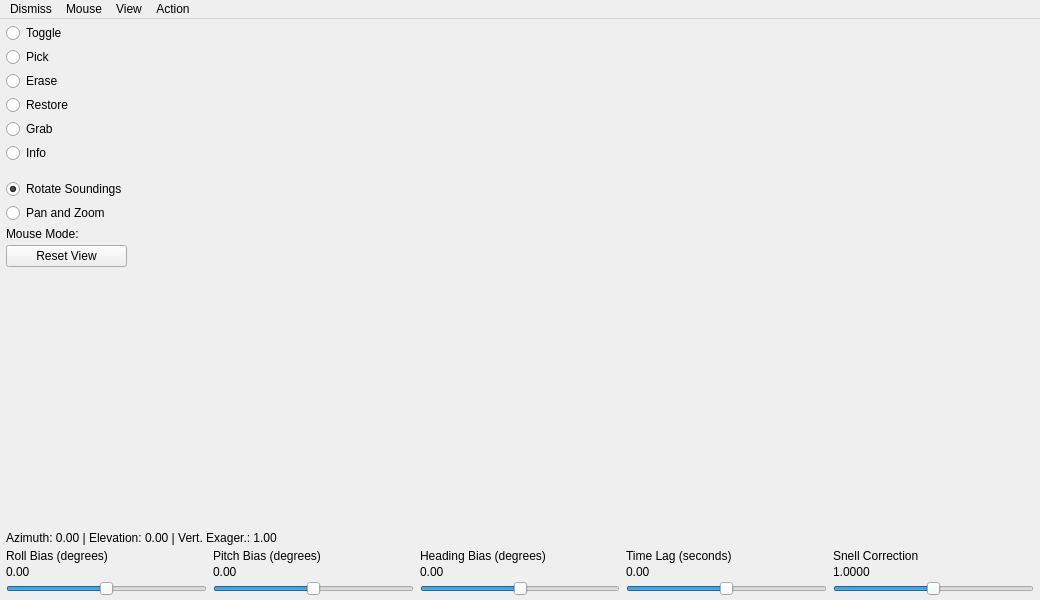
<?xml version="1.0" encoding="UTF-8"?>
<!--
  mb3dsoundings.ui - mbeditviz's 3-D sounding editor (MB-System's libmbview mb3dsoundings, the
  Mb3dsdg widget). Loaded at RUNTIME by deps/src/mbeditviz/mb3dsoundings_window.cpp (QUiLoader);
  every objectName is looked up by name there. Each bias slider has its <name>Value label.
-->
<ui version="4.0">
 <class>Mb3dSoundingsWindow</class>
 <widget class="QMainWindow" name="Mb3dSoundingsWindow">
  <property name="geometry">
   <rect><x>0</x><y>0</y><width>1040</width><height>600</height></rect>
  </property>
  <property name="windowTitle">
   <string>3D Soundings</string>
  </property>
  <widget class="QWidget" name="centralwidget">
   <layout class="QVBoxLayout" name="mainLayout">
    <property name="spacing"><number>4</number></property>
    <property name="leftMargin"><number>6</number></property>
    <property name="topMargin"><number>4</number></property>
    <property name="rightMargin"><number>6</number></property>
    <property name="bottomMargin"><number>4</number></property>
    <item>
     <layout class="QHBoxLayout" name="bodyRow">
      <item>
       <layout class="QVBoxLayout" name="controlColumn">
        <item>
         <widget class="QRadioButton" name="modeToggle">
          <property name="toolTip"><string>Left click toggles the sounding nearest the pointer (key Q)</string></property>
          <property name="text"><string>Toggle</string></property>
          <property name="checked"><bool>true</bool></property>
         </widget>
        </item>
        <item>
         <widget class="QRadioButton" name="modePick">
          <property name="toolTip"><string>Left click flags the good sounding nearest the pointer (key W)</string></property>
          <property name="text"><string>Pick</string></property>
         </widget>
        </item>
        <item>
         <widget class="QRadioButton" name="modeErase">
          <property name="toolTip"><string>Left drag flags every good sounding it sweeps over (key E)</string></property>
          <property name="text"><string>Erase</string></property>
         </widget>
        </item>
        <item>
         <widget class="QRadioButton" name="modeRestore">
          <property name="toolTip"><string>Left drag unflags every flagged sounding it sweeps over (key R)</string></property>
          <property name="text"><string>Restore</string></property>
         </widget>
        </item>
        <item>
         <widget class="QRadioButton" name="modeGrab">
          <property name="toolTip"><string>Left drag a rectangle: every good sounding inside it is flagged (key T)</string></property>
          <property name="text"><string>Grab</string></property>
         </widget>
        </item>
        <item>
         <widget class="QRadioButton" name="modeInfo">
          <property name="toolTip"><string>Left click shows the file, ping, beam and values of the nearest sounding (key Y)</string></property>
          <property name="text"><string>Info</string></property>
         </widget>
        </item>
        <item>
         <spacer name="modeSpacer">
          <property name="orientation"><enum>Qt::Vertical</enum></property>
          <property name="sizeType"><enum>QSizePolicy::Fixed</enum></property>
          <property name="sizeHint" stdset="0"><size><width>10</width><height>12</height></size></property>
         </spacer>
        </item>
        <item>
         <widget class="QRadioButton" name="mouseRotate1">
          <property name="text"><string>Rotate Soundings</string></property>
          <property name="checked"><bool>true</bool></property>
         </widget>
        </item>
        <item>
         <widget class="QRadioButton" name="mousePanZoom1">
          <property name="text"><string>Pan and Zoom</string></property>
         </widget>
        </item>
        <item>
         <widget class="QLabel" name="labelMouseMode">
          <property name="text"><string>Mouse Mode:</string></property>
         </widget>
        </item>
        <item>
         <widget class="QPushButton" name="resetButton">
          <property name="text"><string>Reset View</string></property>
          <property name="autoDefault"><bool>false</bool></property>
         </widget>
        </item>
        <item>
         <spacer name="controlSpacer">
          <property name="orientation"><enum>Qt::Vertical</enum></property>
          <property name="sizeHint" stdset="0"><size><width>10</width><height>20</height></size></property>
         </spacer>
        </item>
       </layout>
      </item>
      <item>
       <widget class="QWidget" name="canvasHost">
        <property name="sizePolicy">
         <sizepolicy hsizetype="Expanding" vsizetype="Expanding">
          <horstretch>1</horstretch>
          <verstretch>1</verstretch>
         </sizepolicy>
        </property>
        <property name="minimumSize"><size><width>500</width><height>380</height></size></property>
       </widget>
      </item>
     </layout>
    </item>
    <item>
     <widget class="QLabel" name="labelStatus">
      <property name="text"><string>Azimuth: 0.00 | Elevation: 0.00 | Vert. Exager.: 1.00</string></property>
      <property name="textInteractionFlags"><set>Qt::TextSelectableByMouse</set></property>
     </widget>
    </item>
    <item>
     <widget class="QWidget" name="biasPanel">
      <layout class="QGridLayout" name="biasGrid">
       <property name="leftMargin"><number>0</number></property>
       <property name="topMargin"><number>0</number></property>
       <property name="rightMargin"><number>0</number></property>
       <property name="bottomMargin"><number>0</number></property>
       <property name="horizontalSpacing"><number>6</number></property>
       <property name="verticalSpacing"><number>2</number></property>
       <item row="0" column="0">
        <widget class="QLabel" name="rollLabel"><property name="text"><string>Roll Bias (degrees)</string></property></widget>
       </item>
       <item row="1" column="0">
        <widget class="QLabel" name="rollSliderValue"><property name="text"><string>0.00</string></property></widget>
       </item>
       <item row="2" column="0">
        <widget class="QSlider" name="rollSlider">
         <property name="minimum"><number>-100</number></property>
         <property name="maximum"><number>100</number></property>
         <property name="orientation"><enum>Qt::Horizontal</enum></property>
        </widget>
       </item>
       <item row="0" column="1">
        <widget class="QLabel" name="pitchLabel"><property name="text"><string>Pitch Bias (degrees)</string></property></widget>
       </item>
       <item row="1" column="1">
        <widget class="QLabel" name="pitchSliderValue"><property name="text"><string>0.00</string></property></widget>
       </item>
       <item row="2" column="1">
        <widget class="QSlider" name="pitchSlider">
         <property name="minimum"><number>-100</number></property>
         <property name="maximum"><number>100</number></property>
         <property name="orientation"><enum>Qt::Horizontal</enum></property>
        </widget>
       </item>
       <item row="0" column="2">
        <widget class="QLabel" name="headingLabel"><property name="text"><string>Heading Bias (degrees)</string></property></widget>
       </item>
       <item row="1" column="2">
        <widget class="QLabel" name="headingSliderValue"><property name="text"><string>0.00</string></property></widget>
       </item>
       <item row="2" column="2">
        <widget class="QSlider" name="headingSlider">
         <property name="minimum"><number>-100</number></property>
         <property name="maximum"><number>100</number></property>
         <property name="orientation"><enum>Qt::Horizontal</enum></property>
        </widget>
       </item>
       <item row="0" column="3">
        <widget class="QLabel" name="timelagLabel"><property name="text"><string>Time Lag (seconds)</string></property></widget>
       </item>
       <item row="1" column="3">
        <widget class="QLabel" name="timelagSliderValue"><property name="text"><string>0.00</string></property></widget>
       </item>
       <item row="2" column="3">
        <widget class="QSlider" name="timelagSlider">
         <property name="minimum"><number>-100</number></property>
         <property name="maximum"><number>100</number></property>
         <property name="orientation"><enum>Qt::Horizontal</enum></property>
        </widget>
       </item>
       <item row="0" column="4">
        <widget class="QLabel" name="snellLabel"><property name="text"><string>Snell Correction</string></property></widget>
       </item>
       <item row="1" column="4">
        <widget class="QLabel" name="snellSliderValue"><property name="text"><string>1.0000</string></property></widget>
       </item>
       <item row="2" column="4">
        <widget class="QSlider" name="snellSlider">
         <property name="minimum"><number>9900</number></property>
         <property name="maximum"><number>10100</number></property>
         <property name="value"><number>10000</number></property>
         <property name="orientation"><enum>Qt::Horizontal</enum></property>
        </widget>
       </item>
      </layout>
     </widget>
    </item>
   </layout>
  </widget>
  <widget class="QMenuBar" name="menubar">
   <widget class="QMenu" name="menuDismiss">
    <property name="title"><string>Dismiss</string></property>
    <addaction name="actionDismiss"/>
   </widget>
   <widget class="QMenu" name="menuMouse">
    <property name="title"><string>Mouse</string></property>
    <addaction name="actionMouseRotate"/>
    <addaction name="actionMousePanZoom"/>
   </widget>
   <widget class="QMenu" name="menuView">
    <property name="title"><string>View</string></property>
    <addaction name="actionViewFlagged"/>
    <addaction name="actionViewSecondary"/>
    <addaction name="separator"/>
    <addaction name="actionNoConnect"/>
    <addaction name="actionConnectGood"/>
    <addaction name="actionConnectAll"/>
    <addaction name="separator"/>
    <addaction name="actionResetView"/>
    <addaction name="actionBoundingBox"/>
    <addaction name="actionScaleWithFlagged"/>
    <addaction name="separator"/>
    <addaction name="actionColorByFlag"/>
    <addaction name="actionColorByTopo"/>
    <addaction name="actionColorBySounding"/>
    <addaction name="actionColorByAmp"/>
   </widget>
   <widget class="QMenu" name="menuAction">
    <property name="title"><string>Action</string></property>
    <addaction name="actionApplyBias"/>
    <addaction name="separator"/>
    <addaction name="actionFlagSparseA"/>
    <addaction name="actionFlagSparseB"/>
    <addaction name="actionFlagSparseC"/>
    <addaction name="actionFlagSparseD"/>
    <addaction name="actionFlagSparseE"/>
    <addaction name="actionFlagSparseF"/>
    <addaction name="separator"/>
    <addaction name="actionColorBlack"/>
    <addaction name="actionColorRed"/>
    <addaction name="actionColorYellow"/>
    <addaction name="actionColorGreen"/>
    <addaction name="actionColorBlueGreen"/>
    <addaction name="actionColorBlue"/>
    <addaction name="actionColorPurple"/>
    <addaction name="separator"/>
    <addaction name="actionOptimizeR"/>
    <addaction name="actionOptimizeP"/>
    <addaction name="actionOptimizeH"/>
    <addaction name="actionOptimizeRP"/>
    <addaction name="actionOptimizeRPH"/>
    <addaction name="actionOptimizeT"/>
    <addaction name="actionOptimizeS"/>
   </widget>
   <addaction name="menuDismiss"/>
   <addaction name="menuMouse"/>
   <addaction name="menuView"/>
   <addaction name="menuAction"/>
  </widget>
  <action name="actionDismiss"><property name="text"><string>Dismiss</string></property></action>
  <action name="actionMouseRotate">
   <property name="checkable"><bool>true</bool></property>
   <property name="checked"><bool>true</bool></property>
   <property name="text"><string>Rotate Soundings</string></property>
  </action>
  <action name="actionMousePanZoom">
   <property name="checkable"><bool>true</bool></property>
   <property name="text"><string>Pan and Zoom</string></property>
  </action>
  <action name="actionViewFlagged">
   <property name="checkable"><bool>true</bool></property>
   <property name="checked"><bool>true</bool></property>
   <property name="text"><string>Show Flagged Soundings</string></property>
  </action>
  <action name="actionViewSecondary">
   <property name="checkable"><bool>true</bool></property>
   <property name="text"><string>View Secondary Pick Soundings</string></property>
  </action>
  <action name="actionNoConnect">
   <property name="checkable"><bool>true</bool></property>
   <property name="checked"><bool>true</bool></property>
   <property name="text"><string>Show No Profiles</string></property>
  </action>
  <action name="actionConnectGood">
   <property name="checkable"><bool>true</bool></property>
   <property name="text"><string>Show Good Profiles</string></property>
  </action>
  <action name="actionConnectAll">
   <property name="checkable"><bool>true</bool></property>
   <property name="text"><string>Show All Profiles</string></property>
  </action>
  <action name="actionResetView"><property name="text"><string>Reset View</string></property></action>
  <action name="actionBoundingBox">
   <property name="checkable"><bool>true</bool></property>
   <property name="checked"><bool>true</bool></property>
   <property name="text"><string>Show Bounding Box</string></property>
  </action>
  <action name="actionScaleWithFlagged">
   <property name="checkable"><bool>true</bool></property>
   <property name="checked"><bool>true</bool></property>
   <property name="text"><string>Scale with Flagged Soundings</string></property>
  </action>
  <action name="actionColorByFlag">
   <property name="checkable"><bool>true</bool></property>
   <property name="checked"><bool>true</bool></property>
   <property name="text"><string>Color by Flag State</string></property>
  </action>
  <action name="actionColorByTopo">
   <property name="checkable"><bool>true</bool></property>
   <property name="text"><string>Color by Topography</string></property>
  </action>
  <action name="actionColorBySounding">
   <property name="checkable"><bool>true</bool></property>
   <property name="text"><string>Color by Soundings</string></property>
  </action>
  <action name="actionColorByAmp">
   <property name="checkable"><bool>true</bool></property>
   <property name="text"><string>Color by Amplitude</string></property>
  </action>
  <action name="actionApplyBias"><property name="text"><string>Apply Bias Values to Grid</string></property></action>
  <action name="actionFlagSparseA"><property name="text"><string>Filter by sparse voxels (1 X cell, n&lt;10)</string></property></action>
  <action name="actionFlagSparseB"><property name="text"><string>Filter by sparse voxels (1 X cell, n&lt;2)</string></property></action>
  <action name="actionFlagSparseC"><property name="text"><string>Filter by sparse voxels (4 X cell, n&lt;10)</string></property></action>
  <action name="actionFlagSparseD"><property name="text"><string>Filter by sparse voxels (4 X cell, n&lt;2)</string></property></action>
  <action name="actionFlagSparseE"><property name="text"><string>Filter by sparse voxels (8 X cell, n&lt;10)</string></property></action>
  <action name="actionFlagSparseF"><property name="text"><string>Filter by sparse voxels (8 X cell, n&lt;2)</string></property></action>
  <action name="actionColorBlack"><property name="text"><string>Color Unflagged Soundings Black</string></property></action>
  <action name="actionColorRed"><property name="text"><string>Color Unflagged Soundings Red</string></property></action>
  <action name="actionColorYellow"><property name="text"><string>Color Unflagged Soundings Yellow</string></property></action>
  <action name="actionColorGreen"><property name="text"><string>Color Unflagged Soundings Green</string></property></action>
  <action name="actionColorBlueGreen"><property name="text"><string>Color Unflagged Soundings Bluegreen</string></property></action>
  <action name="actionColorBlue"><property name="text"><string>Color Unflagged Soundings Blue</string></property></action>
  <action name="actionColorPurple"><property name="text"><string>Color Unflagged Soundings Purple</string></property></action>
  <action name="actionOptimizeR"><property name="text"><string>Optimize Bias Values (roll)</string></property></action>
  <action name="actionOptimizeP"><property name="text"><string>Optimize Bias Values (pitch)</string></property></action>
  <action name="actionOptimizeH"><property name="text"><string>Optimize Bias Values (heading)</string></property></action>
  <action name="actionOptimizeRP"><property name="text"><string>Optimize Bias Values (roll-pitch)</string></property></action>
  <action name="actionOptimizeRPH"><property name="text"><string>Optimize Bias Values (roll-pitch-heading)</string></property></action>
  <action name="actionOptimizeT"><property name="text"><string>Optimize Time Lag Values</string></property></action>
  <action name="actionOptimizeS"><property name="text"><string>Optimize Snell Correction Values</string></property></action>
 </widget>
 <resources/>
 <connections/>
</ui>
